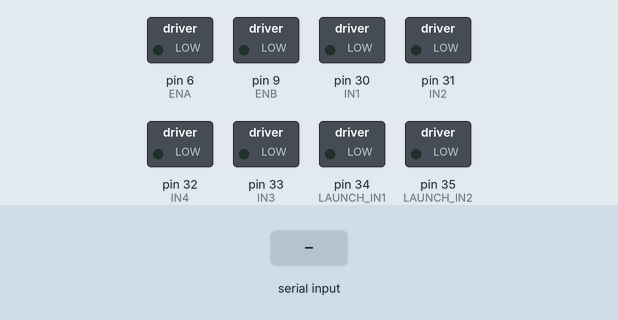
A sketch run on a simulated Arduino Mega 2560, built with avr-gcc and run on an emulated ATmega2560. On the bench: switched loads named in the sketch (green lamp = pin HIGH). The inputs (shaded band) are chosen by the test bench.

Above: at 1.2 s.
1.3 s: "touno:,45\n" received over the second serial link
At 2.7 s:
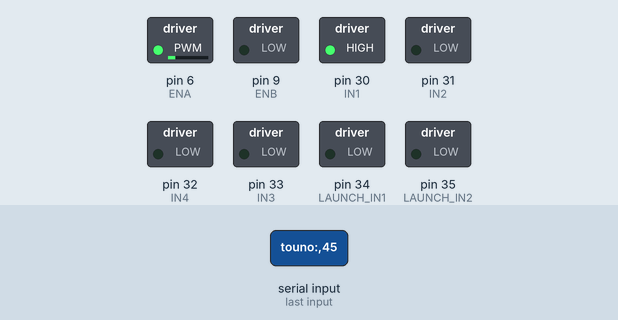
Timing chart, 0 to 4.3 s (numbered marks = the images above; inputs shaded):
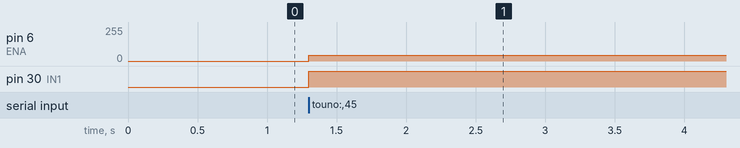

The sketch:

duotank-mega.ino
```cpp
const int ENA = 6;
const int IN1 = 30;
const int IN2 = 31;
const int ENB = 9;
const int IN3 = 33;
const int IN4 = 32;

const int LAUNCH_IN1 = 34;
const int LAUNCH_IN2 = 35;

void setup() {
  pinMode(ENA, OUTPUT);
  pinMode(IN1, OUTPUT);
  pinMode(IN2, OUTPUT);
  pinMode(ENB, OUTPUT);
  pinMode(IN3, OUTPUT);
  pinMode(IN4, OUTPUT);

  pinMode(LAUNCH_IN1, OUTPUT);
  pinMode(LAUNCH_IN2, OUTPUT);

  stopMotors();
  stopLauncher();

  Serial.begin(115200);
  Serial2.begin(115200);
}

void loop() {
  if (Serial2.available() > 0) {
    String packet = Serial2.readStringUntil('\n');
    packet.trim();

    if (packet.startsWith("touno:")) {
      String data = packet.substring(6);

      if (data == "FIRE_ON") {
        digitalWrite(LAUNCH_IN1, HIGH);
        digitalWrite(LAUNCH_IN2, LOW);
        Serial.println("MEGA_LOG: Launcher ENGAGED");
      }
      else if (data == "FIRE_OFF") {
        stopLauncher();
        Serial.println("MEGA_LOG: Launcher STOPPED");
      }
      else {
        int commaIndex = data.indexOf(',');
        if (commaIndex != -1) {
          int leftVal = data.substring(0, commaIndex).toInt();
          int rightVal = data.substring(commaIndex + 1).toInt();

          driveLeftTrack(leftVal);
          driveRightTrack(rightVal);
        }
      }
    }
  }
}

void driveRightTrack(int speed) {
  if (speed == 0) {
    digitalWrite(IN1, LOW); digitalWrite(IN2, LOW); analogWrite(ENA, 0);
  } else if (speed > 0) {
    digitalWrite(IN1, HIGH); digitalWrite(IN2, LOW); analogWrite(ENA, speed);
  } else {
    digitalWrite(IN1, LOW); digitalWrite(IN2, HIGH); analogWrite(ENA, abs(speed));
  }
}

void driveLeftTrack(int speed) {
  if (speed == 0) {
    digitalWrite(IN3, LOW); digitalWrite(IN4, LOW); analogWrite(ENB, 0);
  } else if (speed > 0) {
    digitalWrite(IN3, HIGH); digitalWrite(IN4, LOW); analogWrite(ENB, speed);
  } else {
    digitalWrite(IN3, LOW); digitalWrite(IN4, HIGH); analogWrite(ENB, abs(speed));
  }
}

void stopMotors() {
  digitalWrite(IN1, LOW); digitalWrite(IN2, LOW);
  digitalWrite(IN3, LOW); digitalWrite(IN4, LOW);
  analogWrite(ENA, 0); analogWrite(ENB, 0);
}

void stopLauncher() {
  digitalWrite(LAUNCH_IN1, LOW);
  digitalWrite(LAUNCH_IN2, LOW);
}
```

Measured:
- after the input at 1.3 s, pin 6 (ENA): 0/255 → 45/255 at once; pin 30 (IN1): LOW → HIGH at once
